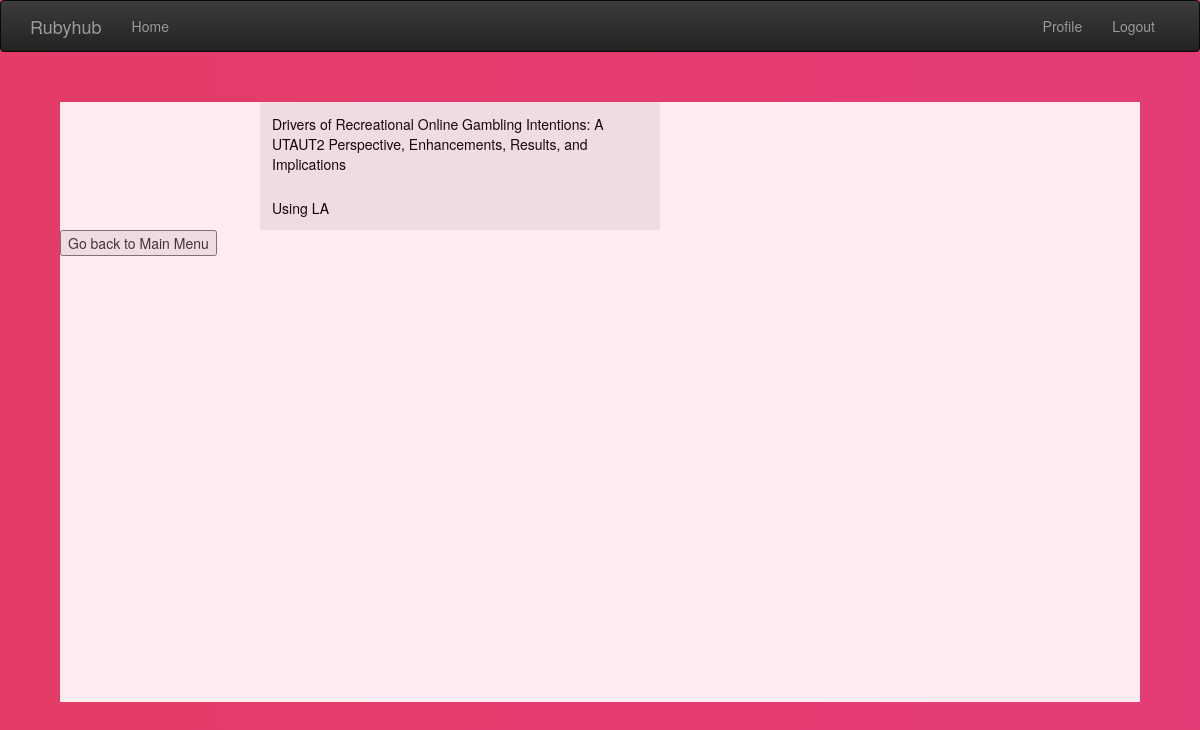
Before: /current_studies (signed in) with the older database file.
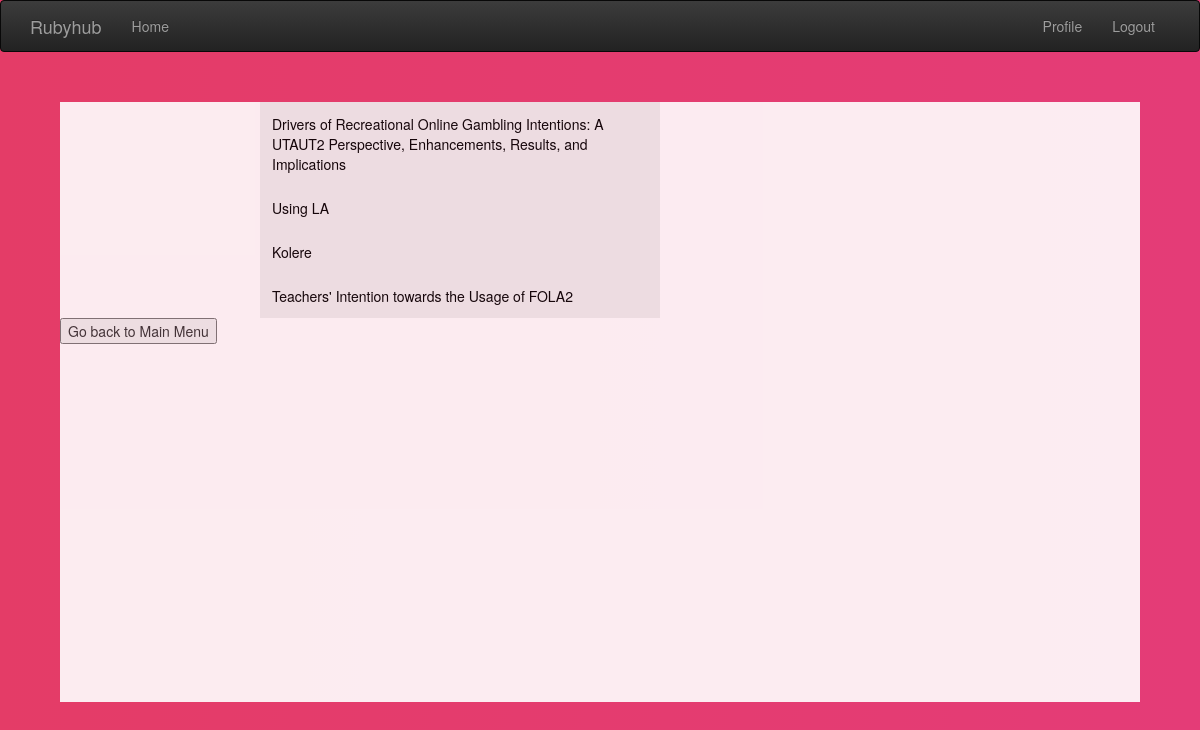
After: the same page with the newer database file.
### app/models.py (models this page shows, shortened)
class Study(db.Model):
    id = db.Column(db.Integer, primary_key=True)
    name = db.Column(db.String(200), index=True, unique=True)
    description = db.Column(db.String(3000))
    technology = db.Column(db.String(75))
    code = db.Column(db.String(60), unique=True)
    stage_1 = db.Column(db.Boolean, default=True)
    stage_2 = db.Column(db.Boolean, default=False)
    stage_3 = db.Column(db.Boolean, default=False)
    linked_users = db.relationship('User', secondary=study_user, backref=db.backref('researchers'), lazy='dynamic')
    model_id = db.Column(db.Integer, db.ForeignKey('utau_tmodel.id'))

### app/main/routes.py (the view)
@bp.route('/current_studies', methods=['GET', 'POST'])
@login_required
def current_studies():
    studies = [study for study in Study.query.all() if current_user in study.linked_users]
    return render_template("current_studies.html", title='Current studies', studies=studies)

### app/main/routes.py (called while the page is built)
@bp.before_app_request
def before_request():
    if current_user.is_authenticated:
        current_user.last_seen = datetime.utcnow()
        db.session.commit()

### app/models.py (called while the page is built)
@login.user_loader
def load_user(id):
    return User.query.get(int(id))

### app/templates/current_studies.html
{% extends "base.html" %}
{% from 'bootstrap/form.html' import render_form, render_field %}
{% block content %}
    <link rel="stylesheet" href="{{ url_for('static', filename='style_index.css') }}">
    <div class="content-container">
        <div class="vertical-menu">
            {% for study in studies %}
                <a href="{{ url_for('new_study.utaut', study_code=study.code) }}"> {{ study.name }}</a>
            {% endfor %}
        </div>
        <button type="button" onclick="window.location.href='{{ url_for('main.index') }}';">
            Go back to Main Menu
        </button>
    </div>
{% endblock %}

Changed rows visible on the page:
added Study: name "Kolere"
added Study: name "Teachers' Intention towards the Usage of FOLA2"
